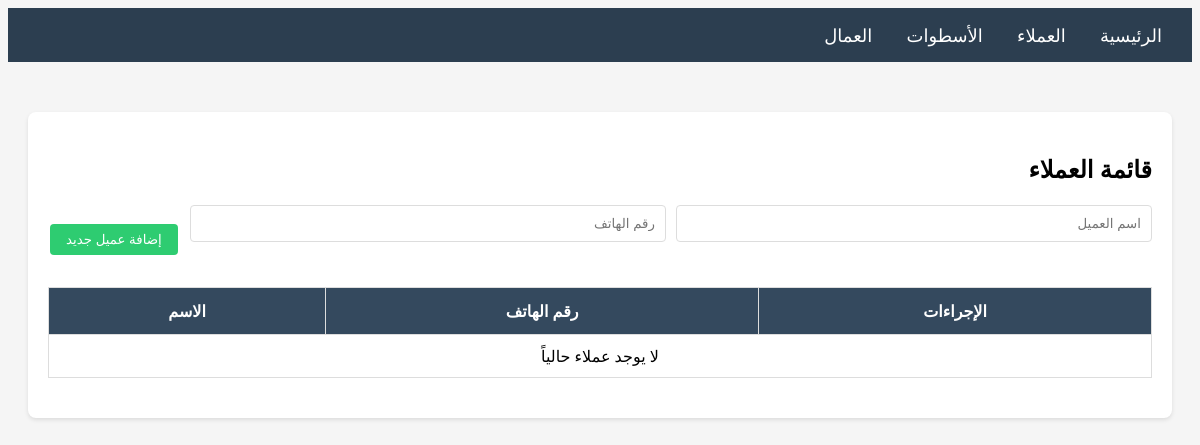
Before: /customers/ with the older database file.
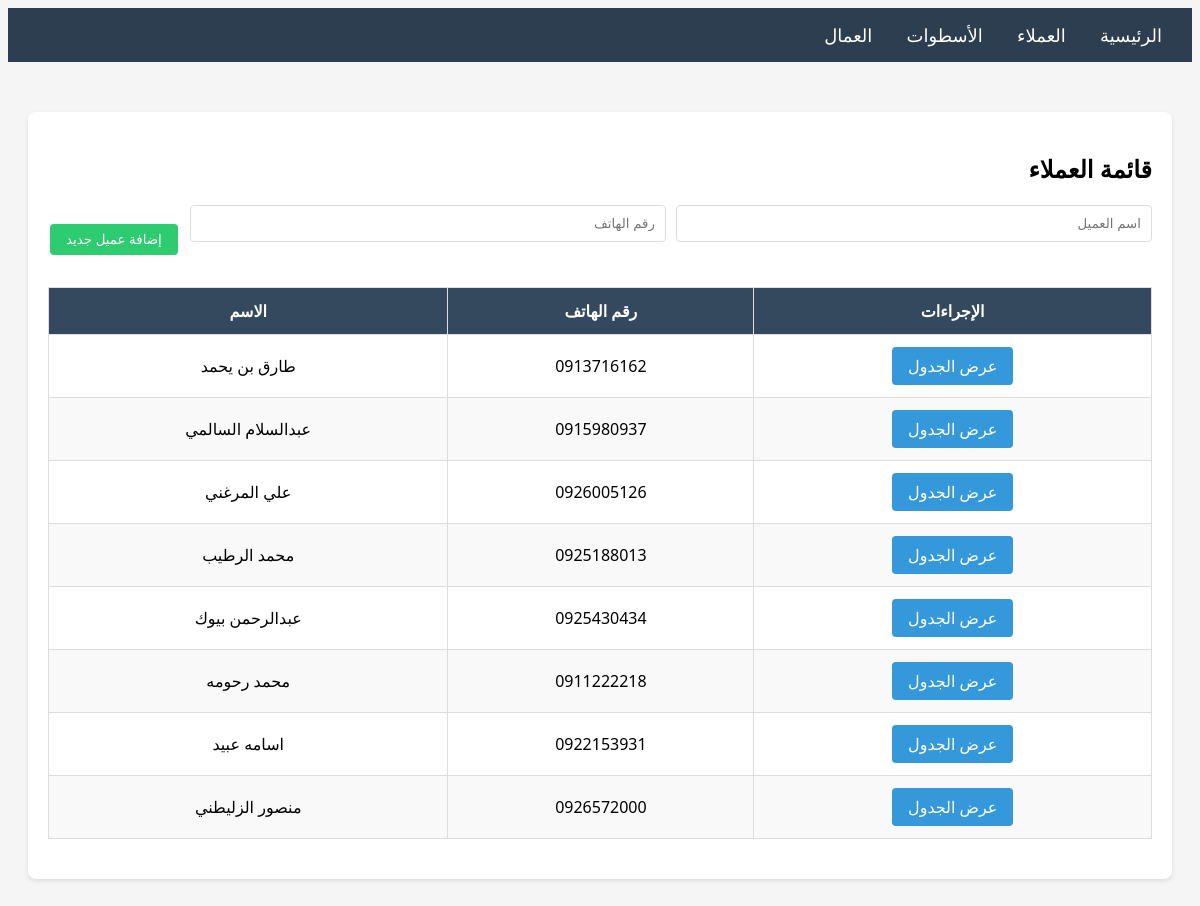
After: the same page with the newer database file.
### main/models.py (models this page shows, shortened)
class Customer(models.Model):
    name = models.CharField(max_length=200, verbose_name='الاسم')
    phone = models.CharField(max_length=20, verbose_name='رقم الهاتف')
    created_at = models.DateTimeField(auto_now_add=True)
    class Meta:
        verbose_name = 'عميل'
        verbose_name_plural = 'العملاء'
        ordering = ['-created_at']

### main/views.py (the view)
# urls.py: path('customers/', views.customer_list, name='customer_list'),
def customer_list(request):
    customers = Customer.objects.all()
    if request.method == 'POST':
        form = CustomerForm(request.POST)
        if form.is_valid():
            form.save()
            messages.success(request, 'تم إضافة العميل بنجاح')
            return redirect('customer_list')
    else:
        form = CustomerForm()
    return render(request, 'main/customer_list.html', {'customers': customers, 'form': form})

### main/forms.py
class CustomerForm(forms.ModelForm):
    class Meta:
        model = Customer
        fields = ['name', 'phone']
        widgets = {
            'name': forms.TextInput(attrs={'class': 'form-control', 'placeholder': 'اسم العميل'}),
            'phone': forms.TextInput(attrs={'class': 'form-control', 'placeholder': 'رقم الهاتف'}),
        }

### main/templates/main/customer_list.html (shortened to what this page needs)
{% extends 'main/base.html' %}
{% block content %}
<div class="card">
    <h2>قائمة العملاء</h2>
    <form method="POST" style="margin-bottom: 30px;">
        <div style="display: flex; gap: 10px; align-items: end;">
            <div class="form-group" style="flex: 1;">
                {{ form.name }}
            </div>
            <div class="form-group" style="flex: 1;">
                {{ form.phone }}
            </div>
            <button type="submit" class="btn btn-success">إضافة عميل جديد</button>
        </div>
    </form>
    <div class="table-container">
        <table>
            <thead>
                <tr>
                    <th>الإجراءات</th>
                    <th>رقم الهاتف</th>
                    <th>الاسم</th>
                </tr>
            </thead>
            <tbody>
                {% for customer in customers %}
                <tr>
                    <td>
                        <a href="{% url 'customer_detail' customer.pk %}" class="btn btn-primary">عرض الجدول</a>
                    </td>
                    <td>{{ customer.phone }}</td>
                    <td>{{ customer.name }}</td>
                </tr>
                {% empty %}
                <tr>
                    <td colspan="3" style="text-align: center;">لا يوجد عملاء حالياً</td>
                </tr>
                {% endfor %}
            </tbody>
        </table>
    </div>
</div>
{% endblock %}

### main/templates/main/base.html (shortened to what this page needs)
<!DOCTYPE html>
<html lang="ar" dir="rtl">
<head>
    {% load static %}
    <link rel="stylesheet" href="{% static 'css/style.css' %}">
</head>
<body>
    <nav class="navbar">
        <a href="{% url 'home' %}">الرئيسية</a>
        <a href="{% url 'customer_list' %}">العملاء</a>
        <a href="{% url 'craftsman_list' %}">الأسطوات</a>
        <a href="{% url 'worker_list' %}">العمال</a>
    </nav>
    <div class="container">
        {% block content %}
        {% endblock %}
    </div>
</body>
</html>

### static/css/style.css (style rules this page uses)
body { direction: rtl; text-align: right; font-family: 'Segoe UI', Tahoma, Geneva, Verdana, sans-serif; background-color: #f5f5f5; }
.container { max-width: 1200px; margin: 0 auto; padding: 20px; }
.navbar { background-color: #2c3e50; padding: 15px; margin-bottom: 30px; }
.navbar a { color: white; text-decoration: none; margin: 0 15px; font-size: 18px; }
.card { background: white; border-radius: 8px; padding: 20px; margin-bottom: 20px; box-shadow: 0 2px 4px rgba(0,0,0,0.1); }
.table-container { overflow-x: auto; margin: 20px 0; }
table { width: 100%; border-collapse: collapse; background: white; }
table th { background-color: #34495e; color: white; padding: 12px; text-align: center; border: 1px solid #ddd; }
table td { padding: 10px; text-align: center; border: 1px solid #ddd; }
table tr:nth-child(even) { background-color: #f9f9f9; }
.btn { padding: 8px 16px; border: none; border-radius: 4px; cursor: pointer; text-decoration: none; display: inline-block; margin: 2px; }
.btn-primary { background-color: #3498db; color: white; }
.btn-success { background-color: #2ecc71; color: white; }
.form-group { margin-bottom: 15px; }
.form-control { width: 100%; padding: 10px; border: 1px solid #ddd; border-radius: 4px; box-sizing: border-box; }

Changed rows visible on the page:
added Customer: phone "0913716162", name "طارق بن يحمد"
added Customer: phone "0915980937", name "عبدالسلام السالمي"
added Customer: phone "0926005126", name "علي المرغني"
added Customer: phone "0925188013", name "محمد الرطيب"
added Customer: phone "0925430434", name "عبدالرحمن بيوك"
added Customer: phone "0911222218", name "محمد رحومه"
added Customer: phone "0922153931", name "اسامه عبيد"
added Customer: phone "0926572000", name "منصور الزليطني"
Other visible differences:
text no longer shown: "لا يوجد عملاء حالياً"
